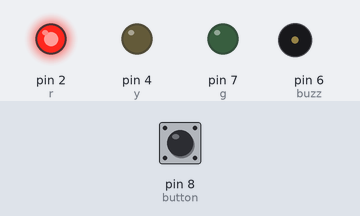
Bench run of a sketch on a simulated Arduino Uno, built with avr-gcc and run on an emulated ATmega328P. Shown: output pins drawn as LEDs (lit = HIGH), buzzer (waves = sounding). The test bench sets the inputs (shaded band); at power-on: pin 8 (button) HIGH. What the sketch prints to the serial monitor is not drawn.

Above: at 0.1 s.
At 1.1 s:
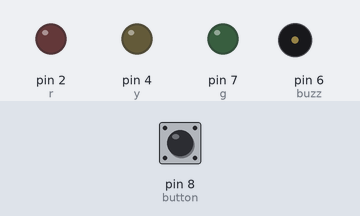
At 19.1 s:
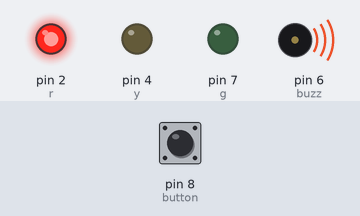
At 22.1 s:
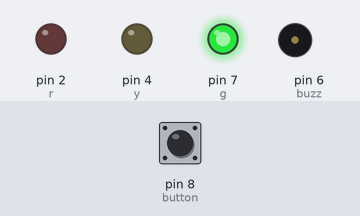
At 39.1 s:
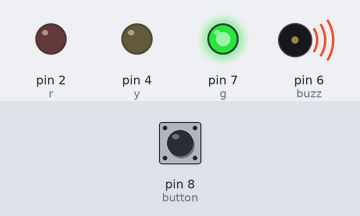
Timing chart, 0 to 40.0 s (numbered marks = the images above):
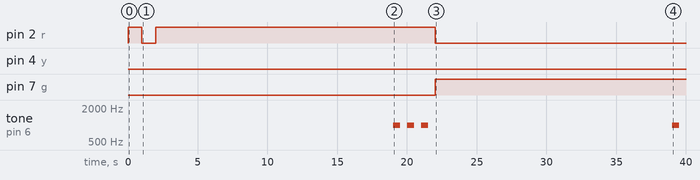

The sketch:

l1_traffic_light.ino
```cpp
/*
 * Alden Giedraitis
 * EECE.4520
 * Lab 1
 * Description: LED traffic controller with speaker feedback.
 */

//Defined LED pins

int r = 2; //red LED pin
int y = 4; //yellow LED pin
int g = 7; //green LED pin

//Defined buzzer and button values

int buzz = 6;

int button = 8;

int bState = 0; //Button state

//Timer variables

unsigned long startT; //Beginning time stamp

unsigned long currT; //Current time stamp

const unsigned long rg_delay = 20000; //Delay for red and green lights in ms

const unsigned long yb_delay = 3000; //Delay for yellow light and buzzer in ms


void setup() {

  Serial.begin(9600);

  pinMode(r,OUTPUT);
  pinMode(y,OUTPUT);
  pinMode(g,OUTPUT);
  pinMode(buzz,OUTPUT);
  pinMode(button,INPUT); //Button used for feedback

  startT = millis(); //Get the initial time stamp
}


void changePhase(int curr,int next,const unsigned long del){

  currT = millis(); //Grab current time to begin count

  //Keep the current light on until the delay has elapsed

  while( (currT - startT) <= del){
      Serial.print("Switching in:");

      Serial.print(del - (currT-startT));

      Serial.println();

    digitalWrite(curr, HIGH);

    currT = millis(); //Get current timestamp

    //Make the speaker sound 3 seconds before next light

    //If desired delay - elapsed time <3, sound the buzzer
    if ( del - (currT - startT) < yb_delay){

      tone(buzz,1000); //1 kHz sound
      delay(500); //1 second
      noTone(buzz);
      delay(500);

    }

  }

  //Turn off current light, turn on next light
  digitalWrite(curr,LOW);
  digitalWrite(next,HIGH);

  //Reset beginning time

  startT = millis();

}

void checkPowerOn(){
  //If button isn't pressed yet, blink the red LED on and off, 1 second between states
  while (bState == LOW){

    Serial.println("No power!");
    bState = digitalRead(button);
    digitalWrite(r,HIGH);
    delay(1000);
    digitalWrite(r,LOW);
    delay(1000);
  }
  Serial.println("Powered on!");
}

void loop() {


  //POWERON:
  //==========================================================

  //Red flashes 1 second on, 1 second off,wait for button press

  checkPowerOn();

  //==========================================================


  //RED LIGHT PHASE:
  //==========================================================

  //Red light on for 20 seconds

  startT = millis();

  changePhase(r,g,rg_delay);

  //==========================================================


  //GREEN LIGHT PHASE:
  //==========================================================

  //Green light on for 20 seconds

  changePhase(g,y,rg_delay);

  //==========================================================


  //YELLOW LIGHT PHASE
  //==========================================================

  //Yellow light on for 3 seconds

  changePhase(y,r,yb_delay);

  //==========================================================


}
```

Measured:
- by itself, pin 2 (r): LOW → HIGH at 0.00 s, → LOW 1.0 s later, → HIGH 1.0 s later, → LOW 20.0 s later
- by itself, pin 7 (g): LOW → HIGH at 22.0 s
- by itself, tone on pin 6 (buzz): plays 1000 Hz for 0.50 s, 1000 Hz for 0.50 s, 1000 Hz for 0.50 s, 1000 Hz for 0.50 s
